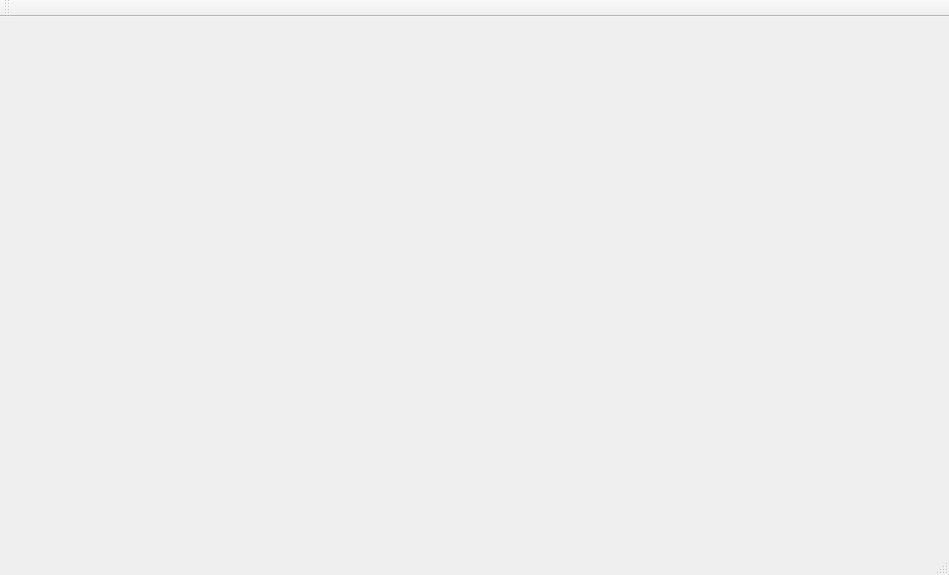
<?xml version="1.0" encoding="UTF-8"?>
<ui version="4.0">
 <class>MainWindow</class>
 <widget class="QMainWindow" name="MainWindow">
  <property name="geometry">
   <rect>
    <x>0</x>
    <y>0</y>
    <width>949</width>
    <height>575</height>
   </rect>
  </property>
  <property name="windowTitle">
   <string>Scheeder</string>
  </property>
  <widget class="QWidget" name="centralWidget"/>
  <widget class="QMenuBar" name="menuBar">
   <property name="geometry">
    <rect>
     <x>0</x>
     <y>0</y>
     <width>949</width>
     <height>20</height>
    </rect>
   </property>
  </widget>
  <widget class="QToolBar" name="mainToolBar">
   <attribute name="toolBarArea">
    <enum>TopToolBarArea</enum>
   </attribute>
   <attribute name="toolBarBreak">
    <bool>false</bool>
   </attribute>
  </widget>
  <widget class="QStatusBar" name="statusBar"/>
 </widget>
 <layoutdefault spacing="6" margin="11"/>
 <resources/>
 <connections/>
</ui>
